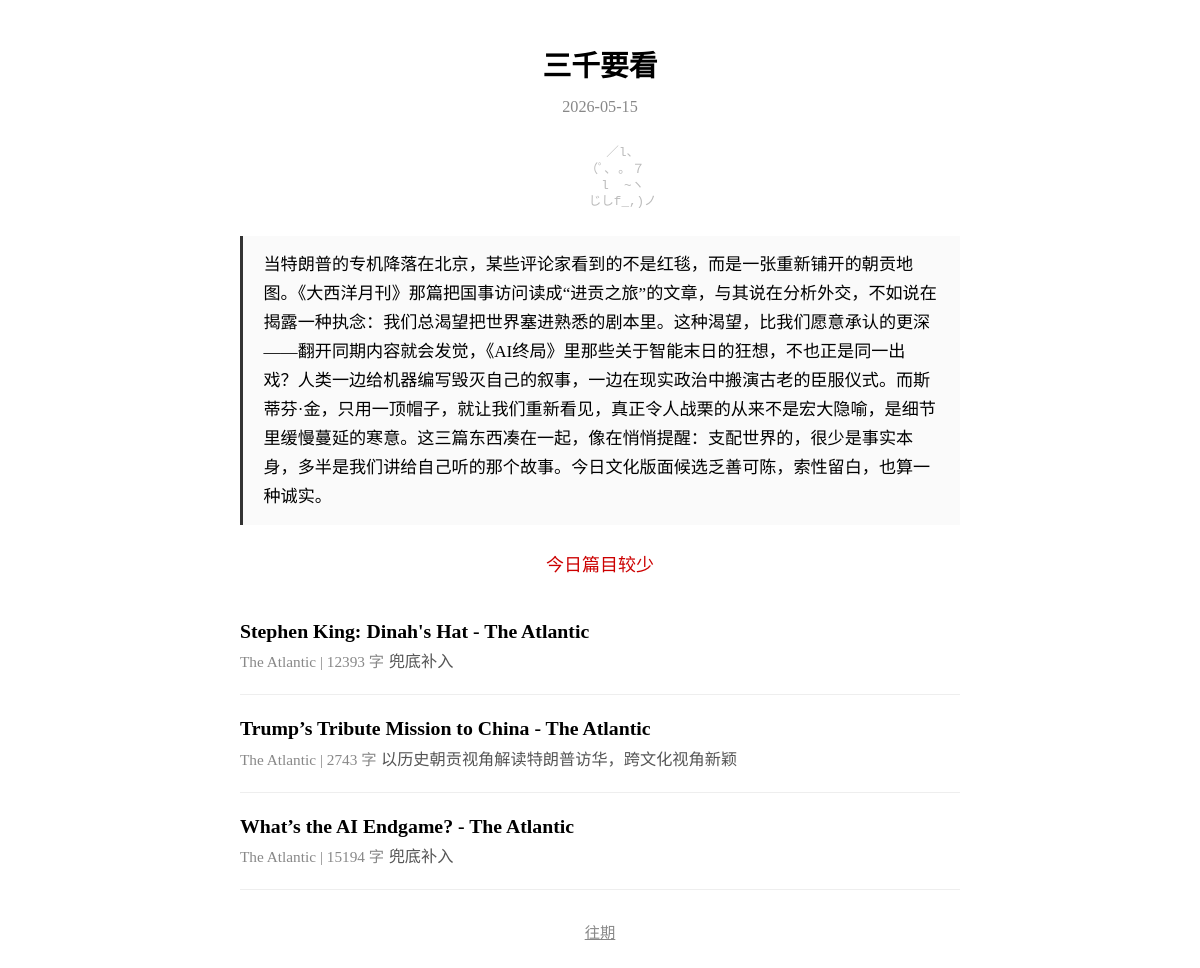
Before: / with the older database file.
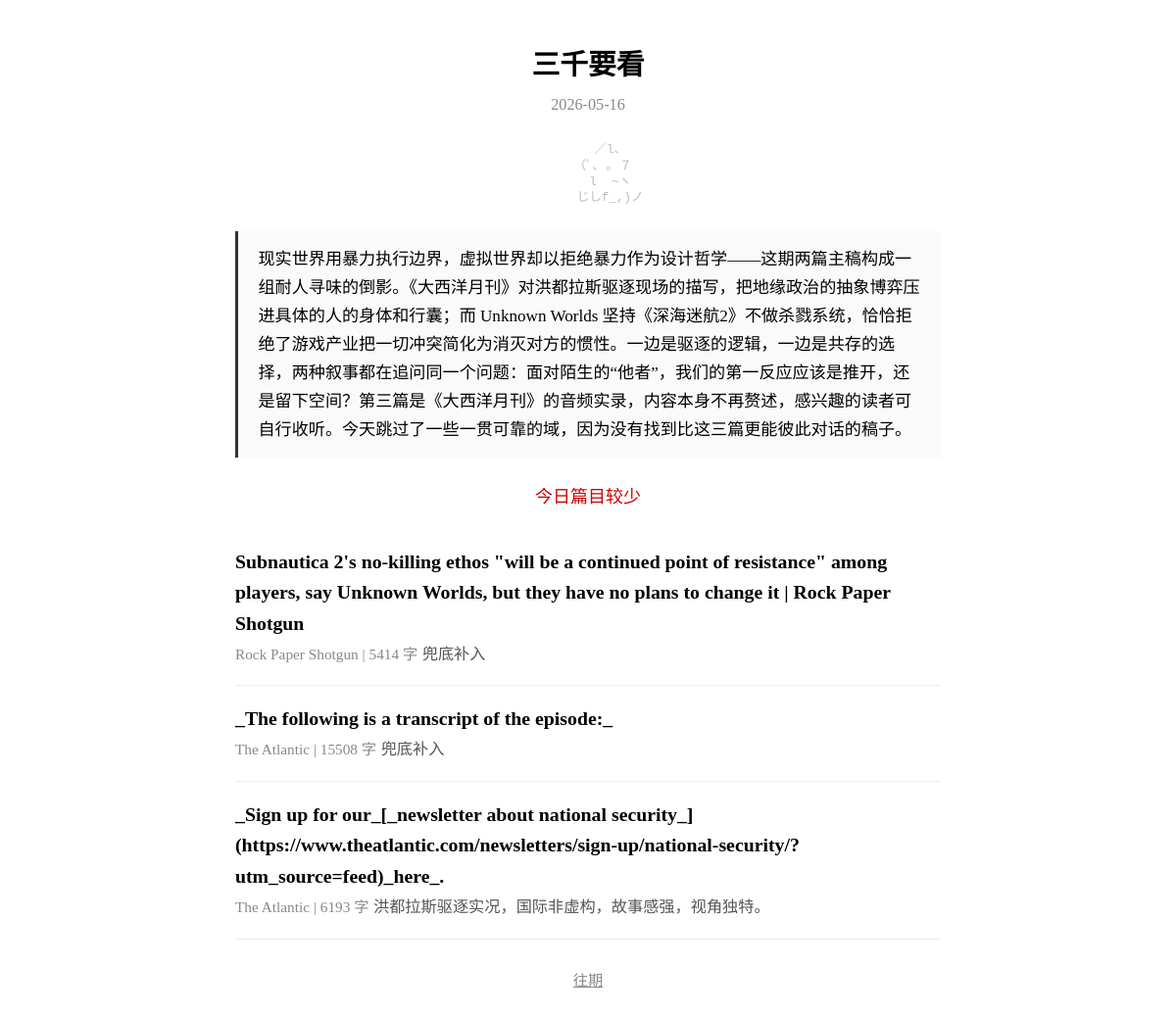
After: the same page with the newer database file.
### tables this page shows
CREATE TABLE issues (
            date TEXT PRIMARY KEY,
            articles TEXT NOT NULL DEFAULT '[]',
            editor_note TEXT NOT NULL DEFAULT '',
            stats TEXT NOT NULL DEFAULT '{}',
            epub_sent_at TEXT
        );

CREATE TABLE articles (
            id TEXT PRIMARY KEY,
            title_zh TEXT NOT NULL DEFAULT '',
            source TEXT NOT NULL DEFAULT '',
            source_url TEXT NOT NULL DEFAULT '',
            author TEXT NOT NULL DEFAULT '',
            summary_zh TEXT NOT NULL DEFAULT '',
            tags TEXT NOT NULL DEFAULT '[]',
            word_count_zh INTEGER NOT NULL DEFAULT 0,
            original_word_count INTEGER NOT NULL DEFAULT 0,
            translation_model TEXT NOT NULL DEFAULT '',
            prompt_version TEXT NOT NULL DEFAULT '',
            quality_score TEXT NOT NULL DEFAULT '{}',
            read_status TEXT NOT NULL DEFAULT 'unread',
            read_at TEXT,
            fetched_at TEXT NOT NULL DEFAULT ''
        , section_id TEXT NOT NULL DEFAULT '', has_spoiler INTEGER NOT NULL DEFAULT 0, topic_keywords TEXT NOT NULL DEFAULT '[]');

### server.py (the view)
@app.get("/", response_class=HTMLResponse)
async def index():
    latest_date = get_latest_issue_date()
    today_str = date.today().isoformat()
    if not latest_date:
        template = env.get_template("index.html")
        return template.render(issue=None, articles=[], today=today_str)
    issue = get_issue(latest_date)
    if not issue:
        template = env.get_template("index.html")
        return template.render(issue=None, articles=[], today=today_str)
    article_ids = issue.get("articles", [])
    articles = get_articles_by_ids(article_ids)
    template = env.get_template("index.html")
    return template.render(issue=issue, articles=articles, today=latest_date)

### templates/index.html (shortened to what this page needs)
<!DOCTYPE html>
<html lang="zh-CN">
<head>
</head>
<body>
{% if issue %}
<h1>三千要看</h1>
<div class="date">{{ today }}</div>
<pre class="cat-art">
      ／l、
    （ﾟ､ ｡ ７
      l  ~ヽ
      じしf_,)ノ
</pre>
<div class="editor-note">
{{ issue.editor_note | e }}
</div>
{% if issue.stats.get('fallback_note') %}
<p style="color:#c00;text-align:center">{{ issue.stats.fallback_note }}</p>
{% endif %}
<ul class="article-list">
{% for a in articles %}
<li class="article-item">
  <a href="/article/{{ a.id }}">
    <span class="title">{{ a.title_zh or a.id }}</span>
    <span class="meta">{{ a.source }} | {{ a.word_count_zh }} 字</span>
    <span class="summary">{{ a.summary_zh }}</span>
  </a>
</li>
{% endfor %}
</ul>
{% endif %}
<div class="footer">
  <a href="/archive">往期</a>
</div>
</body>
</html>

### templates/index.html (style rules this page uses)
body { max-width:720px;margin:0 auto;padding:24px 18px;background:#fff;color:#000;font-size:18px;line-height:1.6;font-family:serif }
h1 { text-align:center;font-size:1.6em;margin-bottom:.2em }
.date { text-align:center;color:#888;font-size:.9em;margin-bottom:1.5em }
.editor-note { border-left:3px solid #333;padding:.8em 1.2em;margin:1.5em 0;background:#fafafa;font-size:.95em;line-height:1.7 }
.article-list { list-style:none;padding:0 }
.article-item { padding:1em 0;border-bottom:1px solid #eee }
.article-item a { text-decoration:none;color:#000 }
.article-item .title { font-size:1.1em;font-weight:bold;display:block }
.article-item .meta { color:#888;font-size:.85em;margin-top:.3em }
.article-item .summary { color:#555;font-size:.9em;margin-top:.4em;line-height:1.5 }
.footer { text-align:center;margin-top:2em;font-size:.85em }
.footer a { color:#888 }
.cat-art { text-align:center;color:#bbb;font-size:.7em;line-height:1.3;margin:1em 0 }

Changed rows visible on the page:
removed issues: date "2026-05-15", editor_note "当特朗普的专机降落在北京，某些评论家看到的不是红毯，而是一张重新铺开的朝贡地图。《大西洋月刊》那篇把国事访问读成“进贡之旅”的文章，与其说在分析外交，不如说在揭露一种执念：我们总渴望把世界塞进熟悉的剧本里。这种渴望，比我们愿意承认的更深——翻开同期内容就会发觉，《AI终局》里那些关于智能末日的狂想，不也正是同一出戏？人类一边给机器编写毁灭自己的叙事，一边在现实政治中搬演古老的臣服仪式。而斯蒂芬·金，只用一顶帽子，就让我们重新看见，真正令人战栗的从来不是宏大隐喻，是细节里缓慢蔓延的寒意。这三篇东西凑在一起，像在悄悄提醒：支配世界的，很少是事实本身，多半是我们讲给自己听的那个故事。今日文化版面候选乏善可陈，索性留白，也算一种诚实。"
removed articles: title_zh "Stephen King: Dinah's Hat - The Atlantic", source "The Atlantic", word_count_zh "12393", summary_zh "兜底补入"
removed articles: title_zh "Trump’s Tribute Mission to China - The Atlantic", source "The Atlantic", word_count_zh "2743", summary_zh "以历史朝贡视角解读特朗普访华，跨文化视角新颖"
added issues: date "2026-05-16", editor_note "现实世界用暴力执行边界，虚拟世界却以拒绝暴力作为设计哲学——这期两篇主稿构成一组耐人寻味的倒影。《大西洋月刊》对洪都拉斯驱逐现场的描写，把地缘政治的抽象博弈压进具体的人的身体和行囊；而 Unknown Worlds 坚持《深海迷航2》不做杀戮系统，恰恰拒绝了游戏产业把一切冲突简化为消灭对方的惯性。一边是驱逐的逻辑，一边是共存的选择，两种叙事都在追问同一个问题：面对陌生的“他者”，我们的第一反应应该是推开，还是留下空间？第三篇是《大西洋月刊》的音频实录，内容本身不再赘述，感兴趣的读者可自行收听。今天跳过了一些一贯可靠的域，因为没有找到比这三篇更能彼此对话的稿子。"
added articles: title_zh "Subnautica 2's no-killing ethos \"will be a continued point of resistance\" among players, say Unknown Worlds, but they have no plans to change it | Rock Paper Shotgun", source "Rock Paper Shotgun", word_count_zh "5414", summary_zh "兜底补入"
changed articles: title_zh "What’s the AI Endgame? - The Atlantic" → "_The following is a transcript of the episode:_"; word_count_zh "15194" → "15508"
added articles: title_zh "_Sign up for our_[_newsletter about national security_](https://www.theatlantic.com/newsletters/sign-up/national-security/?utm_source=feed)_here_.", source "The Atlantic", word_count_zh "6193", summary_zh "洪都拉斯驱逐实况，国际非虚构，故事感强，视角独特。"
